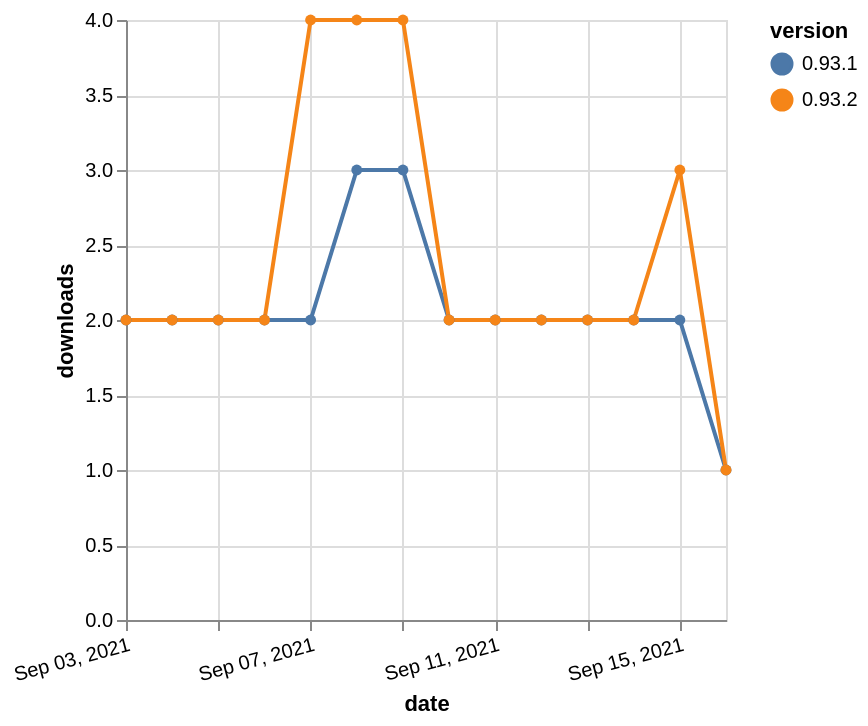

The specification (Vega-Lite) saved for this image:
### Vega-Lite specification from a JSON file in a GitHub repository (floating-point values rounded to 4 significant figures)
{"$schema": "https://vega.github.io/schema/vega-lite/v5.json", "description": "A simple bar chart with embedded data.", "data": {"values": [{"date": "2021-09-03", "total": 1360, "delta": 2, "version": "0.93.1"}, {"date": "2021-09-04", "total": 1362, "delta": 2, "version": "0.93.1"}, {"date": "2021-09-05", "total": 1364, "delta": 2, "version": "0.93.1"}, {"date": "2021-09-06", "total": 1366, "delta": 2, "version": "0.93.1"}, {"date": "2021-09-07", "total": 1368, "delta": 2, "version": "0.93.1"}, {"date": "2021-09-08", "total": 1371, "delta": 3, "version": "0.93.1"}, {"date": "2021-09-09", "total": 1374, "delta": 3, "version": "0.93.1"}, {"date": "2021-09-10", "total": 1376, "delta": 2, "version": "0.93.1"}, {"date": "2021-09-11", "total": 1378, "delta": 2, "version": "0.93.1"}, {"date": "2021-09-12", "total": 1380, "delta": 2, "version": "0.93.1"}, {"date": "2021-09-13", "total": 1382, "delta": 2, "version": "0.93.1"}, {"date": "2021-09-14", "total": 1384, "delta": 2, "version": "0.93.1"}, {"date": "2021-09-15", "total": 1386, "delta": 2, "version": "0.93.1"}, {"date": "2021-09-16", "total": 1387, "delta": 1, "version": "0.93.1"}, {"date": "2021-09-03", "total": 1447, "delta": 2, "version": "0.93.2"}, {"date": "2021-09-04", "total": 1449, "delta": 2, "version": "0.93.2"}, {"date": "2021-09-05", "total": 1451, "delta": 2, "version": "0.93.2"}, {"date": "2021-09-06", "total": 1453, "delta": 2, "version": "0.93.2"}, {"date": "2021-09-07", "total": 1457, "delta": 4, "version": "0.93.2"}, {"date": "2021-09-08", "total": 1461, "delta": 4, "version": "0.93.2"}, {"date": "2021-09-09", "total": 1465, "delta": 4, "version": "0.93.2"}, {"date": "2021-09-10", "total": 1467, "delta": 2, "version": "0.93.2"}, {"date": "2021-09-11", "total": 1469, "delta": 2, "version": "0.93.2"}, {"date": "2021-09-12", "total": 1471, "delta": 2, "version": "0.93.2"}, {"date": "2021-09-13", "total": 1473, "delta": 2, "version": "0.93.2"}, {"date": "2021-09-14", "total": 1475, "delta": 2, "version": "0.93.2"}, {"date": "2021-09-15", "total": 1478, "delta": 3, "version": "0.93.2"}, {"date": "2021-09-16", "total": 1479, "delta": 1, "version": "0.93.2"}]}, "width": "container", "mark": {"type": "line", "point": {"filled": true}}, "encoding": {"x": {"field": "date", "type": "temporal", "timeUnit": "yearmonthdate", "title": "date", "axis": {"labelAngle": -15}}, "y": {"field": "delta", "type": "quantitative", "title": "downloads"}, "color": {"field": "version", "type": "nominal"}, "tooltip": {"field": "delta"}}}
